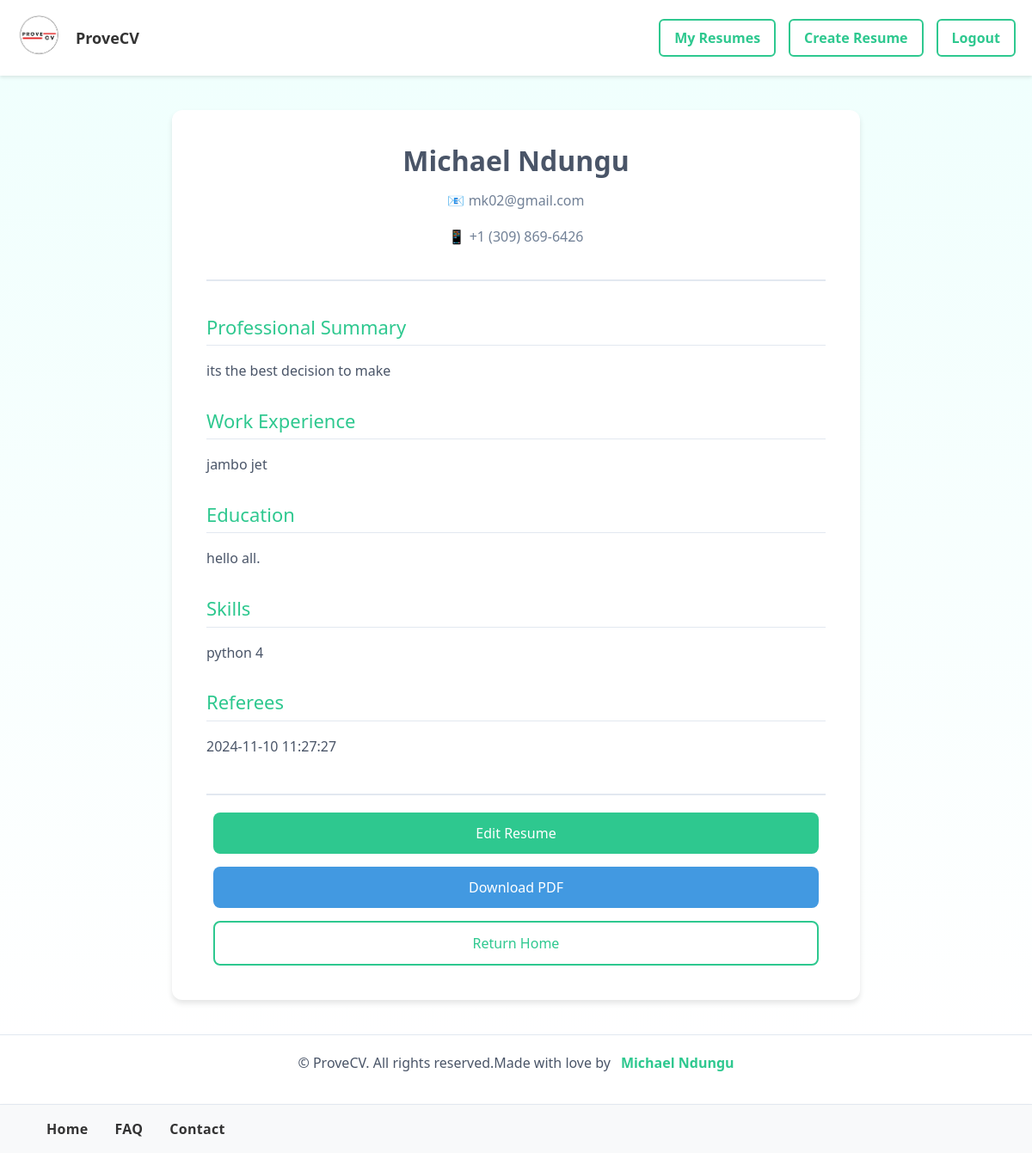
Page /view/13 (signed in) on the committed database.
### tables this page shows
CREATE TABLE resumes (
            id INTEGER PRIMARY KEY AUTOINCREMENT,
            name TEXT NOT NULL,
            email TEXT NOT NULL,
            phone TEXT,
            summary TEXT,
            experience TEXT,
            education TEXT,
            skills TEXT,
            created_at TIMESTAMP DEFAULT CURRENT_TIMESTAMP,
            user_id INTEGER, referees TEXT,
            FOREIGN KEY (user_id) REFERENCES users (id)
        );

### prove/app.py (the view)
@app.route('/view/<int:id>')
@login_required
def view_resume(id):
    conn = sqlite3.connect('resumes.db')
    c = conn.cursor()
    c.execute('SELECT * FROM resumes WHERE id = ?', (id,))
    resume = c.fetchone()
    conn.close()
    if resume:
        return render_template('view.html', resume=resume)
    return 'Resume not found', 404

### prove/app.py (called while the page is built)
@login_manager.user_loader
def load_user(user_id):
    conn = sqlite3.connect('resumes.db')
    c = conn.cursor()
    c.execute('SELECT * FROM users WHERE id = ?', (user_id,))
    user = c.fetchone()
    conn.close()
    if user:
        return User(id=user[0], username=user[1], email=user[2], password_hash=user[3])
    return None

### prove/templates/view.html (shortened to what this page needs)
{% extends "base.html" %}
{% block content %}
<div class="view-container">
    <div class="resume-container">
        <div class="resume-header">
            <h1>{{ resume[1] }}</h1>
            <div class="contact-info">
                <p>📧 {{ resume[2] }}</p>
                <p>📱 {{ resume[3] }}</p>
            </div>
        </div>
        <div class="resume-section">
            <h2>Professional Summary</h2>
            <p>{{ resume[4] }}</p>
        </div>
        <div class="resume-section">
            <h2>Work Experience</h2>
            <p>{{ resume[5] }}</p>
        </div>
        <div class="resume-section">
            <h2>Education</h2>
            <p>{{ resume[6] }}</p>
        </div>
        <div class="resume-section">
            <h2>Skills</h2>
            <p>{{ resume[7] }}</p>
        </div>
        <div class="resume-section">
            <h2>Referees</h2>
            <p>{{ resume[8] }}</p>
        </div>
        <div class="action-buttons">
            <a href="{{ url_for('edit_resume', id=resume[0]) }}" class="btn btn-primary">Edit Resume</a>
            <a href="{{ url_for('download_resume', id=resume[0]) }}" class="btn btn-download">Download PDF</a>
            <a href="{{ url_for('index') }}" class="btn btn-secondary">Return Home</a>
        </div>
    </div>
</div>
{% endblock %}

### prove/static/style.css (style rules this page uses)
.btn { width: 100%; margin-top: 1rem; }
.btn { display: inline-block; padding: 0.8rem 1.5rem; margin: 0 0.5rem; border-radius: 5px; text-decoration: none; font-weight: bold; transition: all 0.3s ease; }
.btn-primary { background-color: #00ff91cc; color: white; }
.btn-secondary { background-color: #7ae25a; color: white; }
.action-buttons { margin-top: 2rem; display: flex; gap: 1rem; justify-content: center; flex-wrap: wrap; }
.action-buttons .btn { min-width: 120px; text-align: center; }
.btn-secondary { background-color: #6c757d; color: white; }
.btn { padding: 0.5rem 1rem; border-radius: 4px; text-decoration: none; font-weight: 500; transition: background-color 0.3s ease; }
.btn-primary { background-color: #2e942c; color: white; }

### prove/templates/view.html (style rules this page uses)
.view-container { min-height: 100vh; background: linear-gradient(to bottom, #f0fffd, #ffffff); padding: 40px 20px; }
.resume-container { background: white; max-width: 800px; margin: 0 auto; padding: 40px; border-radius: 12px; box-shadow: 0 4px 6px rgba(0, 0, 0, 0.1); }
.resume-header { text-align: center; margin-bottom: 40px; padding-bottom: 20px; border-bottom: 2px solid #e2e8f0; }
.resume-header h1 { font-size: 32px; color: #4a5568; margin-bottom: 15px; font-weight: 600; }
.contact-info { color: #718096; font-size: 16px; line-height: 1.6; }
.resume-section { margin-bottom: 30px; }
.resume-section h2 { color: #2EC88F; font-size: 22px; margin-bottom: 15px; padding-bottom: 8px; border-bottom: 1px solid #e2e8f0; }
.resume-section p { color: #4a5568; line-height: 1.8; font-size: 16px; white-space: pre-line; }
.action-buttons { display: flex; gap: 15px; justify-content: center; margin-top: 40px; padding-top: 20px; border-top: 2px solid #e2e8f0; }
.btn { padding: 12px 24px; border-radius: 8px; font-size: 16px; font-weight: 500; cursor: pointer; transition: all 0.2s; text-decoration: none; text-align: center; }
.btn-primary { background-color: #2EC88F; color: white; border: none; }
.btn-secondary { background-color: white; color: #2EC88F; border: 2px solid #2EC88F; }
.btn-download { background-color: #4299e1; color: white; border: none; }

### rows in the picture
resumes: name "Michael Ndungu", email "mk02@gmail.com", phone "+1 (309) 869-6426", summary "its the best decision to make", experience "jambo jet", education "hello all.", skills "python 4", created_at "2024-11-10 11:27:27"
